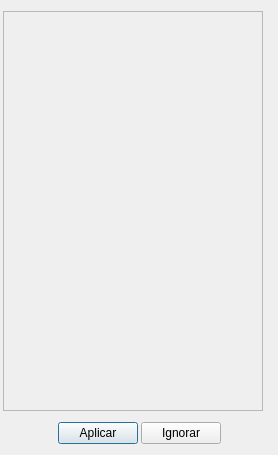
<?xml version="1.0" encoding="UTF-8"?>
<ui version="4.0">
 <class>Comandos</class>
 <widget class="QDialog" name="Comandos">
  <property name="geometry">
   <rect>
    <x>0</x>
    <y>0</y>
    <width>278</width>
    <height>455</height>
   </rect>
  </property>
  <property name="minimumSize">
   <size>
    <width>278</width>
    <height>455</height>
   </size>
  </property>
  <property name="maximumSize">
   <size>
    <width>278</width>
    <height>455</height>
   </size>
  </property>
  <property name="windowTitle">
   <string>Comandos</string>
  </property>
  <layout class="QGridLayout" name="gridLayout_2">
   <property name="margin">
    <number>3</number>
   </property>
   <property name="spacing">
    <number>3</number>
   </property>
   <item row="0" column="0">
    <widget class="QScrollArea" name="vista_comandos">
     <property name="sizePolicy">
      <sizepolicy hsizetype="Fixed" vsizetype="Fixed">
       <horstretch>0</horstretch>
       <verstretch>0</verstretch>
      </sizepolicy>
     </property>
     <property name="minimumSize">
      <size>
       <width>260</width>
       <height>400</height>
      </size>
     </property>
     <property name="maximumSize">
      <size>
       <width>260</width>
       <height>400</height>
      </size>
     </property>
     <property name="lineWidth">
      <number>0</number>
     </property>
     <property name="widgetResizable">
      <bool>true</bool>
     </property>
     <widget class="QWidget" name="main_layout">
      <property name="geometry">
       <rect>
        <x>0</x>
        <y>0</y>
        <width>258</width>
        <height>398</height>
       </rect>
      </property>
      <layout class="QGridLayout" name="gridLayout">
       <property name="margin">
        <number>5</number>
       </property>
       <property name="spacing">
        <number>5</number>
       </property>
       <item row="0" column="0">
        <layout class="QVBoxLayout" name="comandos_content">
         <property name="spacing">
          <number>1</number>
         </property>
         <property name="margin">
          <number>1</number>
         </property>
        </layout>
       </item>
       <item row="1" column="0">
        <spacer name="verticalSpacer">
         <property name="orientation">
          <enum>Qt::Vertical</enum>
         </property>
         <property name="sizeHint" stdset="0">
          <size>
           <width>20</width>
           <height>40</height>
          </size>
         </property>
        </spacer>
       </item>
      </layout>
     </widget>
    </widget>
   </item>
   <item row="1" column="0">
    <layout class="QHBoxLayout" name="horizontalLayout">
     <item>
      <spacer name="horizontalSpacer">
       <property name="orientation">
        <enum>Qt::Horizontal</enum>
       </property>
       <property name="sizeHint" stdset="0">
        <size>
         <width>40</width>
         <height>20</height>
        </size>
       </property>
      </spacer>
     </item>
     <item>
      <widget class="QPushButton" name="aplicar">
       <property name="text">
        <string>Aplicar</string>
       </property>
      </widget>
     </item>
     <item>
      <widget class="QPushButton" name="ignorar">
       <property name="text">
        <string>Ignorar</string>
       </property>
      </widget>
     </item>
     <item>
      <spacer name="horizontalSpacer_2">
       <property name="orientation">
        <enum>Qt::Horizontal</enum>
       </property>
       <property name="sizeHint" stdset="0">
        <size>
         <width>40</width>
         <height>20</height>
        </size>
       </property>
      </spacer>
     </item>
    </layout>
   </item>
  </layout>
 </widget>
 <resources/>
 <connections>
  <connection>
   <sender>ignorar</sender>
   <signal>clicked()</signal>
   <receiver>Comandos</receiver>
   <slot>close()</slot>
   <hints>
    <hint type="sourcelabel">
     <x>124</x>
     <y>426</y>
    </hint>
    <hint type="destinationlabel">
     <x>86</x>
     <y>429</y>
    </hint>
   </hints>
  </connection>
 </connections>
</ui>
